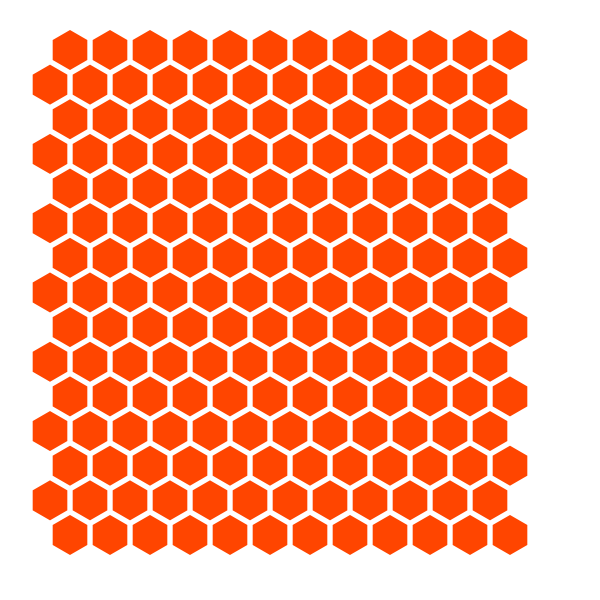
Frame 1 (no input)
Frame 60 (the mouse pressed at the canvas centre just before this capture): identical to frame 1, image omitted
Frame 120 (the mouse held since frame 60 and released just before this capture): identical to frame 1, image omitted

The Processing sketch that drew this single still picture (run headless with seeded random() and noise(); from frame 60 on, the mouse is pressed at the canvas centre):

// Processing sketch: GridHexagon
// ── GridHexagon.pde
void setup() {
  size(600, 600);
}


void draw() {
  background(255);

  float radius = 20;
  
  fill(255, 69, 0);
  noStroke();
  
  translate(50, 50);

  for (int r = 0; r < 15; r++) {
    for (int c = 0; c < 12; c++) {
      float x = c * radius * 2.0;
      float y = r * radius * 2.0 * sqrt(3) * 0.5;

      if (r % 2 == 0) {   // every other row
        x += radius;
      }

      drawHexagon(x, y, radius * 2.0);
    }
  }
}



void drawHexagon(float theX, float theY, float theSize) {
  beginShape();

  for (int i = 0; i < 6; i++) {
    float x = theX + sin(i / 6.0 * TWO_PI) * theSize * 0.5;
    float y = theY - cos(i / 6.0 * TWO_PI) * theSize * 0.5;

    vertex(x, y);
  }
  
  endShape(CLOSE);
}


// ── Hexagon.pde
class Hexagon {
  PVector center;

  PVector[] bary = new PVector[6];

  float radius;

  Hexagon(float theX, float theY, float theR) {
    center = new PVector(theX, theY);

    for (int i = 0; i < 6; i++) {
      float x = sin(i / 6.0 * TWO_PI) * theR;
      float y = -cos(i / 6.0 * TWO_PI) * theR;

      PVector b = new PVector(x, y);
      bary[i] = b;
    }


    radius = theR;
  }

  void draw() {
    pushMatrix();
    translate(center.x, center.y);
    
    noStroke();
    
    fill(255, 0, 0);
    drawHexagon(radius);
    
    float ir = map(sin(millis() * 0.001), -1, 1, radius * 0.1, radius);
    fill(0, 255, 255);
    drawHexagon(ir);

    popMatrix();
  }
  
  
    void drawDebug() {

    pushMatrix();
    translate(center.x, center.y);


    noStroke();
    
    
    fill(255);
    drawHexagon(radius);
    
    fill(0);
    drawHexagon(radius * 0.1);

    popMatrix();
  }



  void drawHexagon(float theRadius) {
    beginShape();

    for (int i = 0; i < 6; i++) {
      float x = sin(i / 6.0 * TWO_PI) * theRadius;
      float y = -cos(i / 6.0 * TWO_PI) * theRadius;

      vertex(x, y);
    }
    endShape();
  }
}
